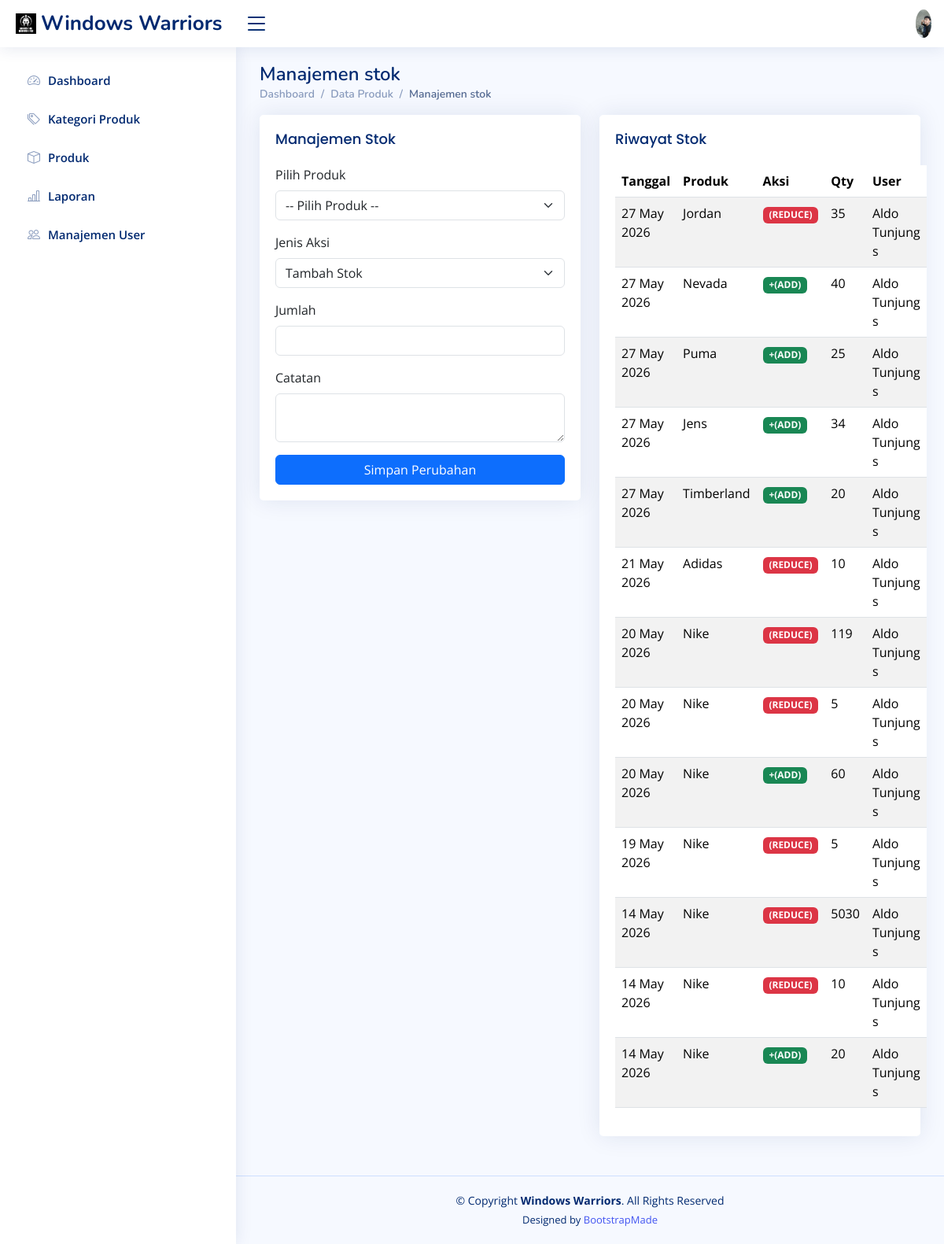
/stok.php (signed in), run on the app's committed database.
### tables this page shows
CREATE TABLE `stock_logs` (
  `id` int(11) NOT NULL,
  `product_id` int(11) DEFAULT NULL,
  `change_type` enum('ADD','EDIT','REDUCE') DEFAULT NULL,
  `qty` int(11) DEFAULT NULL,
  `stock_before` int(11) DEFAULT NULL,
  `stock_after` int(11) DEFAULT NULL,
  `note` varchar(255) DEFAULT NULL,
  `created_at` timestamp NOT NULL DEFAULT current_timestamp(),
  `created_by` int(11) DEFAULT NULL
);

CREATE TABLE `products` (
  `id` int(11) NOT NULL,
  `category_id` int(11) DEFAULT NULL,
  `product_code` varchar(50) DEFAULT NULL,
  `product_name` varchar(150) DEFAULT NULL,
  `stock` int(11) DEFAULT 0,
  `min_stock` int(11) DEFAULT 5,
  `price` int(11) DEFAULT NULL,
  `gambar` varchar(255) NOT NULL,
  `created_at` timestamp NOT NULL DEFAULT current_timestamp(),
  `updated_at` timestamp NULL DEFAULT NULL
);

CREATE TABLE `users` (
  `id` int(11) NOT NULL,
  `name` varchar(100) DEFAULT NULL,
  `email` varchar(100) DEFAULT NULL,
  `password` varchar(255) DEFAULT NULL,
  `role` enum('admin','staff') DEFAULT 'staff',
  `is_active` tinyint(1) DEFAULT 1,
  `created_at` timestamp NOT NULL DEFAULT current_timestamp()
);

### stok.php (the view, shortened to what this page needs)
<?php $page = basename($_SERVER['PHP_SELF']); ?>
<!DOCTYPE html>
<html lang="en">
<head>
  <link href="assets/vendor/bootstrap/css/bootstrap.min.css" rel="stylesheet">
  <link href="assets/vendor/bootstrap-icons/bootstrap-icons.css" rel="stylesheet">
  <link href="assets/vendor/boxicons/css/boxicons.min.css" rel="stylesheet">
  <link href="assets/vendor/quill/quill.snow.css" rel="stylesheet">
  <link href="assets/vendor/quill/quill.bubble.css" rel="stylesheet">
  <link href="assets/vendor/remixicon/remixicon.css" rel="stylesheet">
  <link href="assets/vendor/simple-datatables/style.css" rel="stylesheet">
  <link href="assets/css/style.css" rel="stylesheet">
</head>
<body>
    <header id="header" class="header fixed-top d-flex align-items-center">
        <div class="d-flex align-items-center justify-content-between">
            <a href="index.php" class="logo d-flex align-items-center">
                <img src="assets/img/windows warriors.jpg" alt="">
                <span class="d-none d-lg-block">Windows Warriors</span>
            </a>
            <i class="bi bi-list toggle-sidebar-btn"></i>
        </div>
        <nav class="header-nav ms-auto">
            <ul class="d-flex align-items-center">
                <li class="nav-item dropdown pe-3">
                    <a class="nav-link nav-profile d-flex align-items-center pe-0"
                        href="#"
                        data-bs-toggle="dropdown">
                        <img
                            src="assets/img/Aldo.jpeg"
                            alt="Profile"
                            class="rounded-circle" />
                    </a>
                </li>
            </ul>
        </nav>
    </header>
  <aside id="sidebar" class="sidebar">
    <ul class="sidebar-nav" id="sidebar-nav">
      <li class="nav-item">
        <a class="nav-link <?= ($page == 'index.php') ? '' : 'collapsed' ?>" href="index.php">
          <i class="bi bi-speedometer2"></i>
          <span>Dashboard</span>
        </a>
      </li>
      <li class="nav-item">
        <a class="nav-link <?= ($page == 'kategori_produk.php') ? '' : 'collapsed' ?>" href="kategori_produk.php">
          <i class="bi bi-tags"></i>
          <span>Kategori Produk</span>
        </a>
      </li>
      <li class="nav-item">
        <a class="nav-link <?= ($page == 'produk.php') ? '' : 'collapsed' ?>" href="produk.php">
          <i class="bi bi-box"></i>
          <span> Produk</span>
        </a>
      </li>
      <li class="nav-item">
        <a class="nav-link <?= ($page == 'laporan.php') ? '' : 'collapsed' ?>" href="laporan.php">
          <i class="bi bi-bar-chart-line"></i>
          <span>Laporan</span>
        </a>
      </li>
      <li class="nav-item">
        <a class="nav-link <?= ($page == 'user.php') ? '' : 'collapsed' ?>" href="user.php">
          <i class="bi bi-people"></i>
          <span>Manajemen User</span>
        </a>
      </li>
    </ul>
  </aside>
  <main id="main" class="main">
    <div class="pagetitle">
      <h1>Manajemen stok</h1>
      <nav>
        <ol class="breadcrumb">
          <li class="breadcrumb-item"><a href="index.php">Dashboard</a></li>
          <li class="breadcrumb-item">Data Produk</li>
          <li class="breadcrumb-item active">Manajemen stok</li>
        </ol>
      </nav>
    </div>
    <section class="section">
      <div class="row">
        <div class="col-lg-6">
          <div class="card">
            <div class="card-body">
              <h5 class="card-title">Manajemen Stok</h5>
              <form method="POST">
                <div class="mb-3">
                  <label class="form-label">Pilih Produk</label>
                  <select name="product_id" class="form-select" required>
                    <option selected disabled>-- Pilih Produk --</option>
                    <?php
                    include "koneksi.php";
                    ?>
                  </select>
                </div>
                <div class="mb-3">
                  <label class="form-label">Jenis Aksi</label>
                  <select name="change_type" class="form-select">
                    <option value="ADD">Tambah Stok</option>
                  </select>
                </div>
                <div class="mb-3">
                  <label class="form-label">Jumlah</label>
                  <input type="number" name="qty" class="form-control" required>
                </div>
                <div class="mb-3">
                  <label class="form-label">Catatan</label>
                  <textarea name="note" class="form-control" rows="2"></textarea>
                </div>
                <button type="submit" name="submit" class="btn btn-primary w-100">
                  Simpan Perubahan
                </button>
              </form>
            </div>
          </div>
        </div>
        <div class="col-lg-6">
          <div class="card">
            <div class="card-body">
              <h5 class="card-title">Riwayat Stok</h5>
              <table class="table table-striped">
                <thead>
                  <tr>
                    <th>Tanggal</th>
                    <th>Produk</th>
                    <th>Aksi</th>
                    <th>Qty</th>
                    <th>User</th>
                  </tr>
                </thead>
                <tbody>
                  <?php
                  $query = mysqli_query($conn, "
                                SELECT sl.*, p.product_name, u.name
                                FROM stock_logs sl
                                JOIN products p ON sl.product_id = p.id
                                JOIN users u ON sl.created_by = u.id
                                ORDER BY sl.created_at DESC
                            ");
                  while ($row = mysqli_fetch_assoc($query)) {
                    $badge = $row['change_type'] == 'ADD'
                      ? "<span class='badge bg-success'>+(ADD)</span>"
                      : "<span class='badge bg-danger'>(REDUCE)</span>";
                    echo "
                                    <tr>
                                        <td>" . date('d M Y', strtotime($row['created_at'])) . "</td>
                                        <td>{$row['product_name']}</td>
                                        <td>$badge</td>
                                        <td>{$row['qty']}</td>
                                        <td>{$row['name']}</td>
                                    </tr>
                                ";
                  }
                  ?>
                </tbody>
              </table>
            </div>
          </div>
        </div>
      </div>
    </section>
  </main>
  <footer id="footer" class="footer">
    <div class="copyright">
      &copy; Copyright <strong><span>Windows Warriors</span></strong>. All Rights Reserved
    </div>
    <div class="credits">
      Designed by <a href="https://bootstrapmade.com/">BootstrapMade</a>
    </div>
  </footer>
</body>
</html>

### assets/css/style.css (style rules this page uses)
:root { scroll-behavior: smooth; }
body { font-family: "Open Sans", sans-serif; background: #f6f9ff; color: #444444; }
a { color: #4154f1; text-decoration: none; }
h1, h2, h3, h4, h5, h6 { font-family: "Nunito", sans-serif; }
#main { margin-top: 60px; padding: 20px 30px; transition: all 0.3s; }
.pagetitle { margin-bottom: 10px; }
.pagetitle h1 { font-size: 24px; margin-bottom: 0; font-weight: 600; color: #012970; }
.card { margin-bottom: 30px; border: none; border-radius: 5px; box-shadow: 0px 0 30px rgba(1, 41, 112, 0.1); }
.card-title { padding: 20px 0 15px 0; font-size: 18px; font-weight: 500; color: #012970; font-family: "Poppins", sans-serif; }
.card-body { padding: 0 20px 20px 20px; }
.breadcrumb { font-size: 14px; font-family: "Nunito", sans-serif; color: #899bbd; font-weight: 600; }
.breadcrumb a { color: #899bbd; transition: 0.3s; }
.breadcrumb .breadcrumb-item::before { color: #899bbd; }
.breadcrumb .active { color: #51678f; font-weight: 600; }
.logo { line-height: 1; }
@media (min-width: 1200px) { .logo { width: 280px; } }
.logo img { max-height: 26px; margin-right: 6px; }
.logo span { font-size: 26px; font-weight: 700; color: #012970; font-family: "Nunito", sans-serif; }
.header { transition: all 0.5s; z-index: 997; height: 60px; box-shadow: 0px 2px 20px rgba(1, 41, 112, 0.1); background-color: #fff; padding-left: 20px; }
.header .toggle-sidebar-btn { font-size: 32px; padding-left: 10px; cursor: pointer; color: #012970; }
.header-nav ul { list-style: none; }
.header-nav>ul { margin: 0; padding: 0; }
.header-nav .nav-profile { color: #012970; }
.header-nav .nav-profile img { max-height: 36px; }
.sidebar { position: fixed; top: 60px; left: 0; bottom: 0; width: 300px; z-index: 996; transition: all 0.3s; padding: 20px; overflow-y: auto; scrollbar-width: thin; scrollbar-color: #aab7cf transparent; box-shadow: 0px 0px 20px rgba(1, 41, 112, 0.1); background-color: #fff; }
@media (min-width: 1200px) { #main, #footer { margin-left: 300px; } }
.sidebar-nav { padding: 0; margin: 0; list-style: none; }
.sidebar-nav li { padding: 0; margin: 0; list-style: none; }
.sidebar-nav .nav-item { margin-bottom: 5px; }
.sidebar-nav .nav-link { display: flex; align-items: center; font-size: 15px; font-weight: 600; color: #4154f1; transition: 0.3; background: #f6f9ff; padding: 10px 15px; border-radius: 4px; }
.sidebar-nav .nav-link i { font-size: 16px; margin-right: 10px; color: #4154f1; }
.sidebar-nav .nav-link.collapsed { color: #012970; background: #fff; }
.sidebar-nav .nav-link.collapsed i { color: #899bbd; }
.footer { padding: 20px 0; font-size: 14px; transition: all 0.3s; border-top: 1px solid #cddfff; }
.footer .copyright { text-align: center; color: #012970; }
.footer .credits { padding-top: 5px; text-align: center; font-size: 13px; color: #012970; }

### data on the page
stock_logs: created_at "27 May 2026", product.product_name "Jordan", change_type "(REDUCE)", qty "35", users.name "Aldo Tunjung s"
stock_logs: created_at "27 May 2026", product.product_name "Nevada", change_type "+(ADD)", qty "40", users.name "Aldo Tunjung s"
stock_logs: created_at "27 May 2026", product.product_name "Puma", change_type "+(ADD)", qty "25", users.name "Aldo Tunjung s"
stock_logs: created_at "27 May 2026", product.product_name "Jens", change_type "+(ADD)", qty "34", users.name "Aldo Tunjung s"
stock_logs: created_at "27 May 2026", product.product_name "Timberland", change_type "+(ADD)", qty "20", users.name "Aldo Tunjung s"
stock_logs: created_at "21 May 2026", product.product_name "Adidas", change_type "(REDUCE)", qty "10", users.name "Aldo Tunjung s"
stock_logs: created_at "20 May 2026", product.product_name "Nike", change_type "(REDUCE)", qty "119", users.name "Aldo Tunjung s"
stock_logs: created_at "20 May 2026", product.product_name "Nike", change_type "(REDUCE)", qty "5", users.name "Aldo Tunjung s"
stock_logs: created_at "20 May 2026", product.product_name "Nike", change_type "+(ADD)", qty "60", users.name "Aldo Tunjung s"
stock_logs: created_at "19 May 2026", product.product_name "Nike", change_type "(REDUCE)", qty "5", users.name "Aldo Tunjung s"
stock_logs: created_at "14 May 2026", product.product_name "Nike", change_type "(REDUCE)", qty "5030", users.name "Aldo Tunjung s"
stock_logs: created_at "14 May 2026", product.product_name "Nike", change_type "(REDUCE)", qty "10", users.name "Aldo Tunjung s"
stock_logs: created_at "14 May 2026", product.product_name "Nike", change_type "+(ADD)", qty "20", users.name "Aldo Tunjung s"
